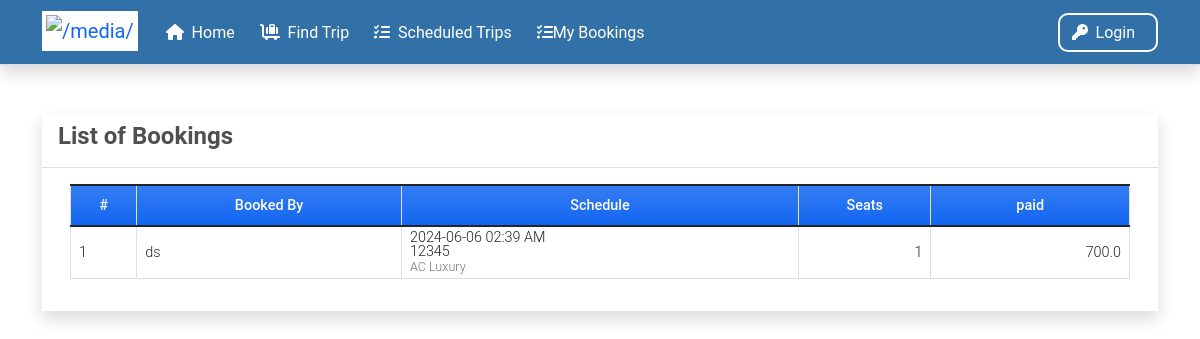
The page /booking on the database its author committed.
### reservationApp/models.py (models this page shows, shortened)
class Booking(models.Model):
    owner = models.ForeignKey(User,on_delete=models.CASCADE,default=1,related_name='user_booking')
    code = models.CharField(max_length=100)
    name = models.CharField(max_length=250)
    schedule = models.ForeignKey(Schedule,on_delete=models.CASCADE)
    seats = models.IntegerField(default=0)
    fare = models.FloatField(default=0.0)
    book_seats = models.ManyToManyField(Seats,related_name="book_seats")
    date_created = models.DateTimeField(default=timezone.now)
    def total_payable(self):
        return self.seats * self.schedule.fare

class Schedule(models.Model):
    code = models.CharField(max_length=100)
    bus = models.ForeignKey(Bus,on_delete=models.CASCADE)
    seats = models.ManyToManyField(Seats,related_name="seats")
    via = models.ManyToManyField(Location,name="via")
    depart = models.ForeignKey(Location,on_delete=models.CASCADE, related_name='depart_location')
    destination = models.ForeignKey(Location,on_delete=models.CASCADE, related_name='destination')
    schedule= models.DateTimeField()
    time_taken_hours = models.IntegerField(default=0)
    time_taken_minutes = models.IntegerField(default=0)
    fare= models.FloatField()
    status = models.CharField(max_length=2, choices=(('1','Active'),('2','Cancelled')), default=1)
    date_created = models.DateTimeField(default=timezone.now)
    date_updated = models.DateTimeField(auto_now=True)

class Bus(models.Model):
    category = models.ForeignKey(Category, on_delete=models.CASCADE, blank=True, null=True)
    bus_number = models.CharField(max_length=250)
    seats = models.IntegerField(default=0)  # Changed from FloatField to IntegerField
    status = models.CharField(max_length=2, choices=(('1', 'Active'), ('2', 'Inactive')), default='1')
    date_created = models.DateTimeField(default=timezone.now)
    date_updated = models.DateTimeField(auto_now=True)

class Category(models.Model):
    name = models.CharField(max_length=250)
    description = models.TextField()
    status = models.CharField(max_length=2, choices=(('1','Active'),('2','Inactive')), default=1)
    date_created = models.DateTimeField(default=timezone.now)
    date_updated = models.DateTimeField(auto_now=True)
    def __str__(self):
        return self.name

### reservationApp/views.py (the view)
# urls.py: path('booking',views.bookings,name='booking-page'),
def bookings(request):
    context['page_title'] = "Bookings"
    bookings = Booking.objects.all()
    context['bookings'] = bookings
    return render(request, 'bookings.html', context)

### reservationApp/templates/bookings.html (shortened to what this page needs)
{% extends 'base.html' %} {% load humanize %} {% block pageContent %}
<div class="col-lg-12 col-md-12 col-sm-12 col-xs-12">
    <div class="card card-default rounded-0 shadow ">
        <div class="card-header">
            <div class="d-flex w-100 align-items-center justify-content-between">
                <h4 class="card-title fw-bold">List of Bookings</h4>
            </div>
        </div>
        <div class="card-body">
            <div class="container-fluid">
                <table class="table table-bordered" id="booking-list">
                    <colgroup>
                        <col width="5%">
                        <col width="20%">
                        <col width="30%">
                        <col width="10%">
                        <col width="15%">
                    </colgroup>
                    <thead>
                        <tr class="bg-gradient bg-primary bg-opacity-50 text-light">
                            <th class="px-2 py-2 text-center">#</th>
                            <th class="px-2 py-2 text-center">Booked By</th>
                            <th class="px-2 py-2 text-center">Schedule</th>
                            <th class="px-2 py-2 text-center">Seats</th>
                            <th class="px-2 py-2 text-center">paid</th>
                        </tr>
                    </thead>
                    <tbody>
                        {% for booked in bookings %}
                        <tr>
                            <td class="px-2 py-1 align-middle">{{ forloop.counter }}</td>
                            <td class="px-2 py-1 align-middle">{{ booked.name }}</td>
                            <td class="px-2 py-1 align-middle">
                                <div class="lh-1">
                                    <div>{{ booked.schedule.schedule|date:"Y-m-d h:i A" }}</div>
                                    <div>{{ booked.schedule.bus.bus_number }}</div>
                                    <small class="text-muted">{{ booked.schedule.bus.category }}</small>
                                </div>
                            </td>
                            <td class="px-2 py-1 align-middle text-end">{{ booked.seats|intcomma }}</td>
                            <td class="px-2 py-1 align-middle text-end">{{ booked.total_payable|intcomma }}</td>
                        </tr>
                        {% endfor %}
                    </tbody>
                </table>
            </div>
        </div>
    </div>
</div>
{% endblock pageContent %}

### static/assets/default/css/style.css (style rules this page uses)
html, body { height: 100%; width: 100%; max-height: 100%; overflow: auto; display: flex; flex-direction: column; }

### rows shown on the page
Booking: name "ds", schedule.schedule "2024-06-06 02:39 AM", schedule.bus.bus_number "12345", schedule.bus.category "AC Luxury", seats "1", total_payable "700.0"
